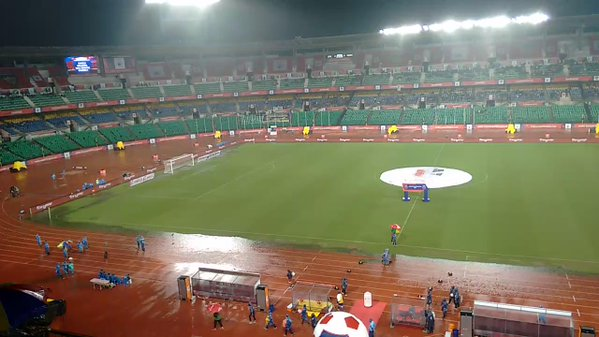
#> input picture vvdataset/16-rtGg7fYoeS3_Z.jpg, 599 x 337 px, found by its file name; its folder holds 4 pictures in this run
$ python clusterer.py   (Python 2 division)
#> lines starting #> are read from the running program, lines starting #| are printed output that depends on the picture
import numpy as np
import h5py
from sklearn.metrics.pairwise import euclidean_distances
from sklearn.cluster import KMeans
from os import listdir
from os.path import isfile, join
import cv2
from shutil import copyfile
import os,sys
import matplotlib.pyplot as plt

def preprocess(imageFile):
	image = cv2.imread(imageFile)
#> image is the input picture: shape (337, 599, 3); mean B, G, R 96, 116, 121
	image = cv2.cvtColor(image, cv2.COLOR_BGR2GRAY)
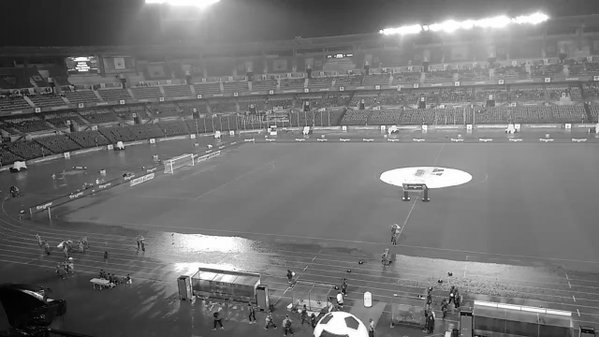
#> image: shape (337, 599); min 0, max 255, mean 115.2
	height, width = image.shape[:2]
#> height = 337; width = 599
	#print height,"X",width
	#crop to 70%
	image = image[int(0.15*height):int(0.85*height),int(0.15*width):int(0.85*width)]
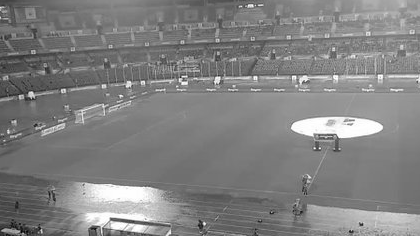
#> image: shape (236, 420); min 6, max 255, mean 129.2
	image = cv2.equalizeHist(image)
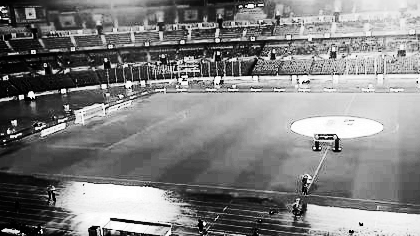
#> image: shape (236, 420); min 0, max 255, mean 129.1
	return image


def getMoment(image,size):
#> called with size = 3
	moment = cv2.HuMoments(cv2.moments(image)).flatten()
#> moment = [0.00139, 4.79e-07, 4.95e-11, 6.18e-11, 3.4e-21, 4.27e-14, 3.13e-22]
	return moment[:size]

def mfilter(moment):
	moment[0]*=1e+03
	moment[1]*=1e+06
	moment[2]*=1e+10

input_path = '/home/shubham/Desktop/project/vvdataset'

onlyfiles = [ f for f in listdir(input_path) if isfile(join(input_path,f)) ]

X = None

i = 1
for f in onlyfiles:
	img = preprocess(join(input_path,f))
	mm = getMoment(img,3)
#> mm = [0.00139, 4.79e-07, 4.95e-11]
	#print i,". ",mm
	mfilter(mm)
	#print f
	#print i,". af: ",mm
	if X is None:
		X = mm
#> X = [1.39, 0.479, 0.495]
	else:
		X = np.vstack((X,mm))
	i+=1
#> pass 2 of the loop `for f in onlyfiles:`:
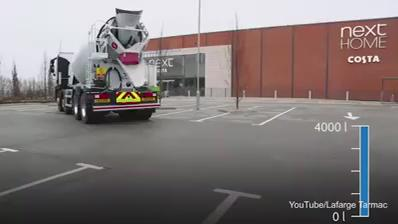
#> input picture vvdataset/90qpAUD9vyrQmk_M.jpg, 398 x 224 px, found by its file name
#> in preprocess, image is the input picture: shape (224, 398, 3); mean B, G, R 119.1, 119.5, 127.9
#> in preprocess (call 2), `image = image[int(0.15*height):int(0.85*height),int(0.15*width):int(0...`:
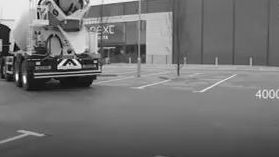
#> image: shape (157, 279); min 1, max 254, mean 114.5
#> in preprocess (call 2), `image = cv2.equalizeHist(image)`:
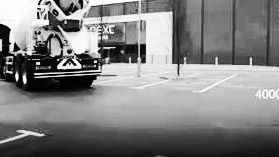
#> image: shape (157, 279); min 0, max 255, mean 128.6
#> mm = [0.00139, 6.27e-07, 2.42e-12]
#> `X = np.vstack((X,mm))`: X = [[1.39, 0.479, 0.495], [1.39, 0.627, 0.0242]]
#> pass 3 of the loop `for f in onlyfiles:`:
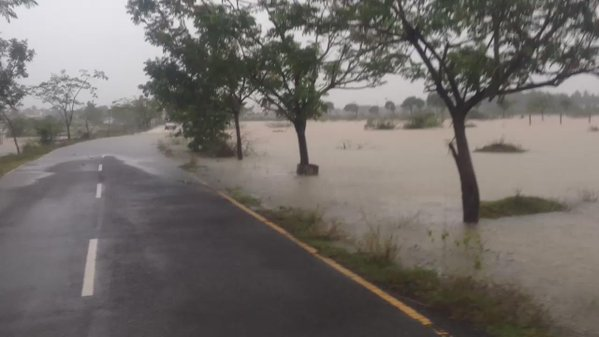
#> input picture vvdataset/9SyJ3mdNMPsOaHsh.jpg, 599 x 337 px, found by its file name
#> in preprocess, image is the input picture: shape (337, 599, 3); mean B, G, R 105.7, 109.3, 114.2
#> in preprocess (call 3), `image = image[int(0.15*height):int(0.85*height),int(0.15*width):int(0...`:
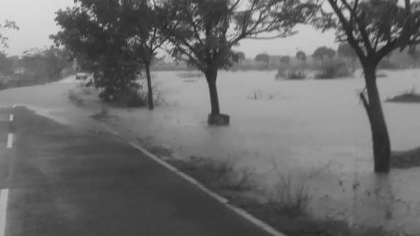
#> image: shape (236, 420); min 34, max 222, mean 108.4
#> in preprocess (call 3), `image = cv2.equalizeHist(image)`:
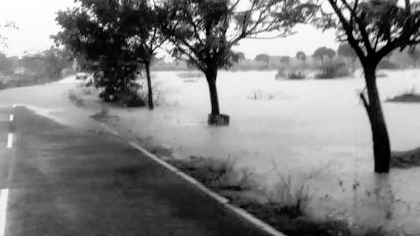
#> image: shape (236, 420); min 0, max 255, mean 128.4
#> mm = [0.00153, 8.91e-07, 5.63e-11]
#> `X = np.vstack((X,mm))`: X = [[1.39, 0.479, 0.495], [1.39, 0.627, 0.0242], [1.53, 0.891, 0.563]]
#> the loop made 4 passes; the first 3 are shown


print("clustering...")
#> (the run stopped early here; a loop or call above may not have finished)
